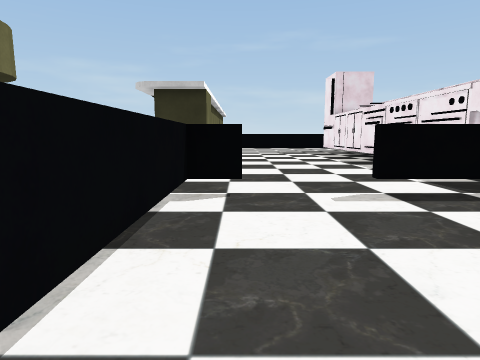
view 1 (above)

24 first-person views from a walk through a Unity game level. The camera is 1.3 m above the floor, tilts 8° down and sees 75° across. The floor is counted in squares, 1 m on a side. Each view is taken from the middle of a square. On the plan, view 1 faces up. The plan holds only what a view shows up to about 14 squares ahead; the rest is blank. The place goes on beyond the plan. The player is left out. Some animated figures are not drawn. Some surface patterns are stand-ins.

view 2
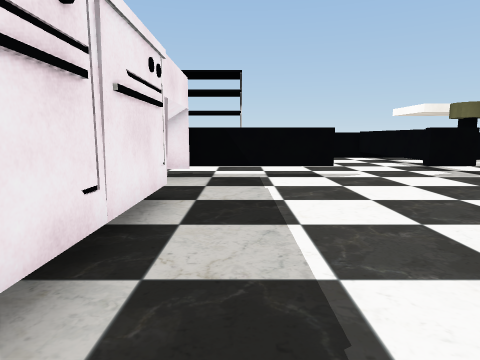

view 3
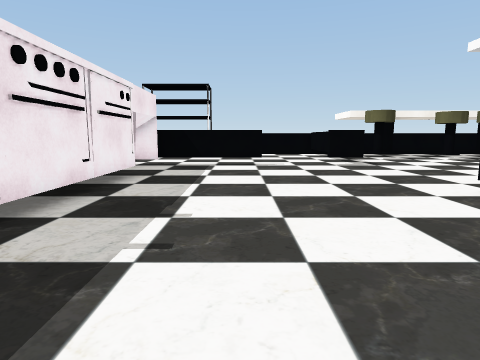

view 4
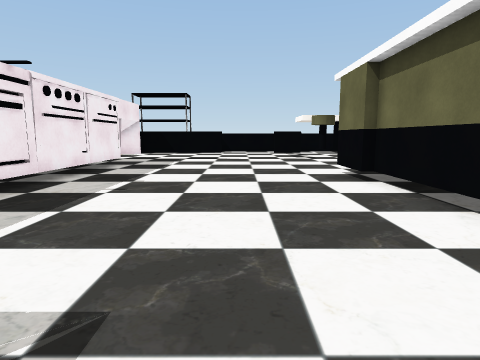

view 5
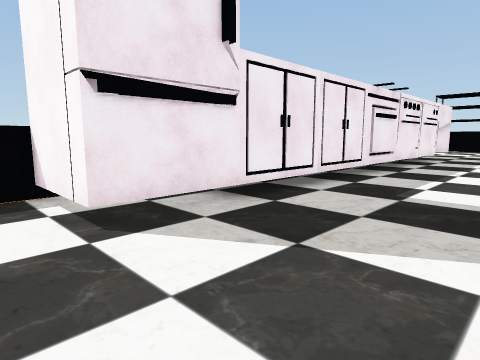

view 6
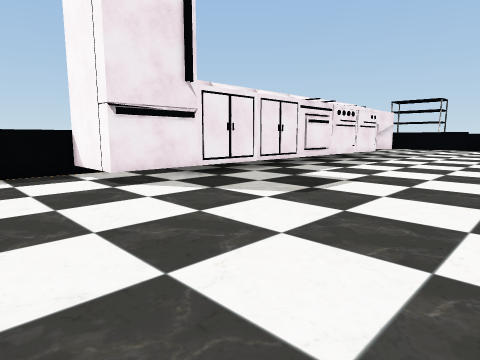

view 7
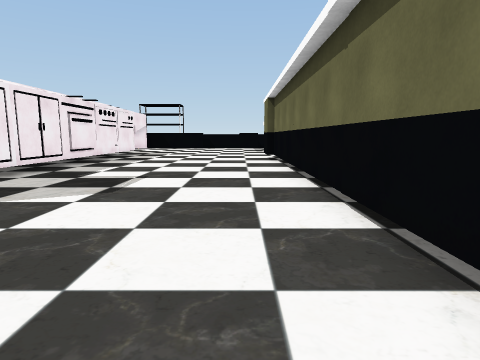

view 8
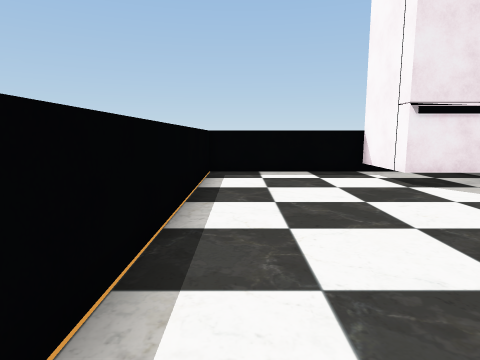

view 9
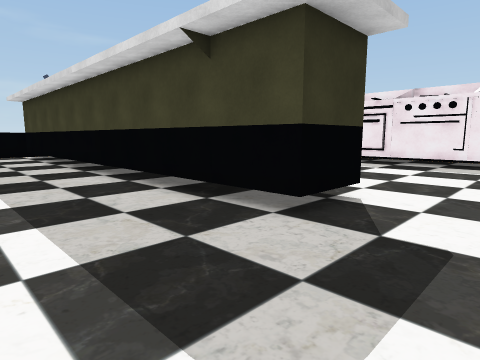

view 10
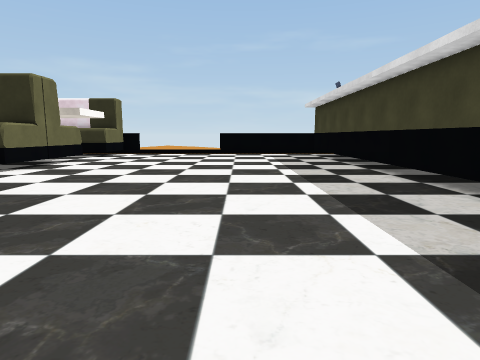

view 11
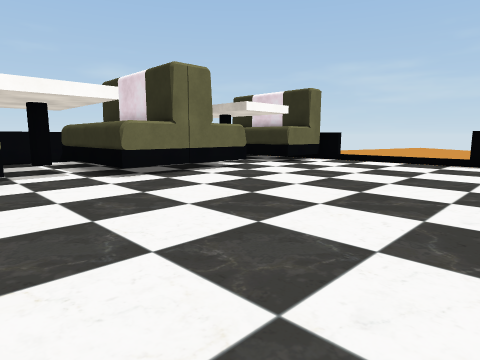

view 12
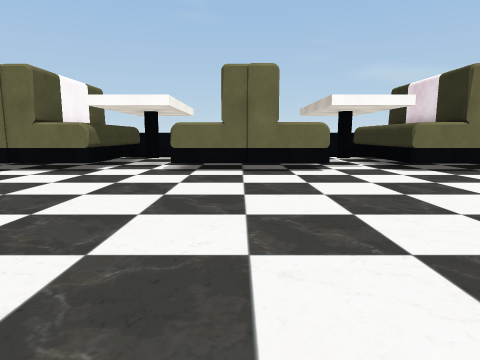

view 13
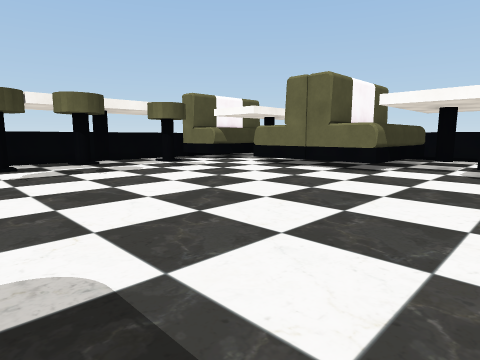

view 14
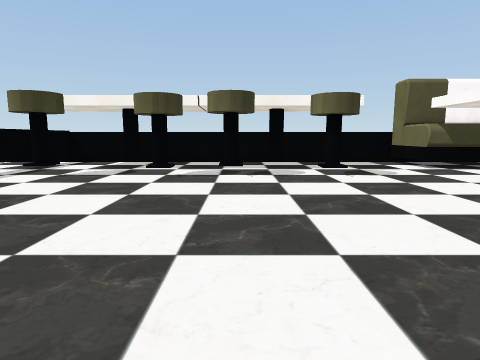

view 15
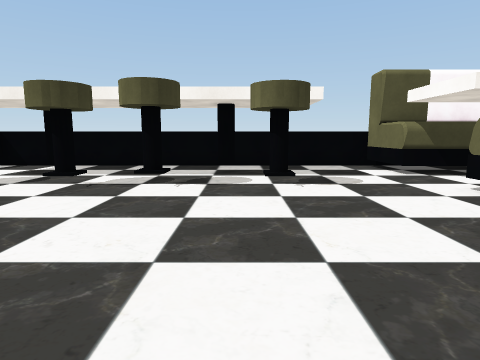

view 16
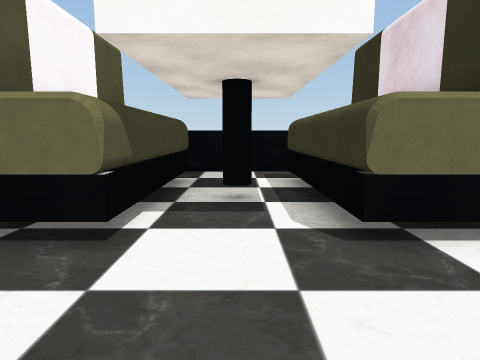

view 17
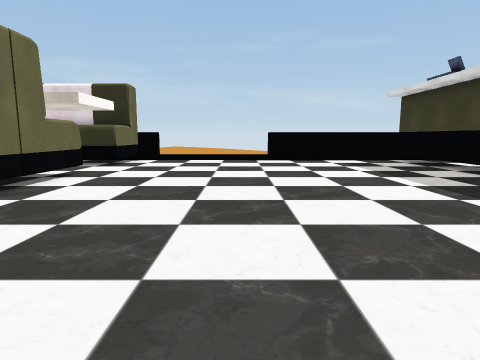

view 18
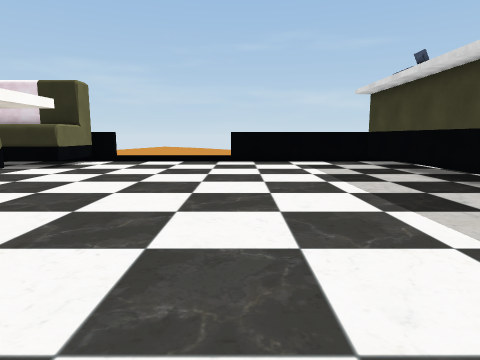

view 19
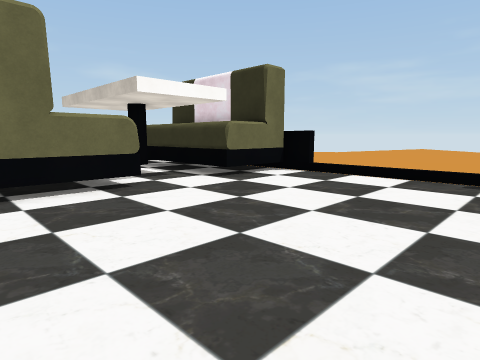

view 20
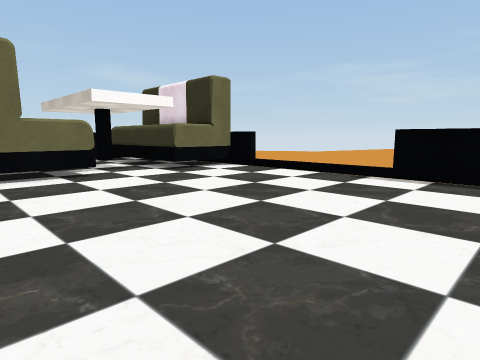

view 21
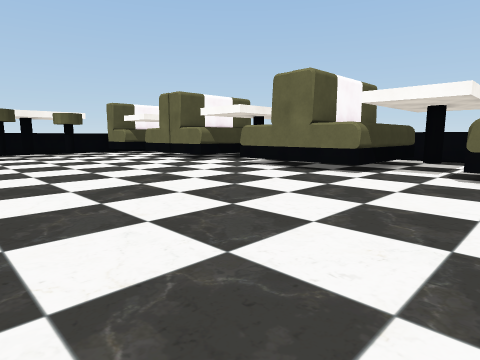

view 22
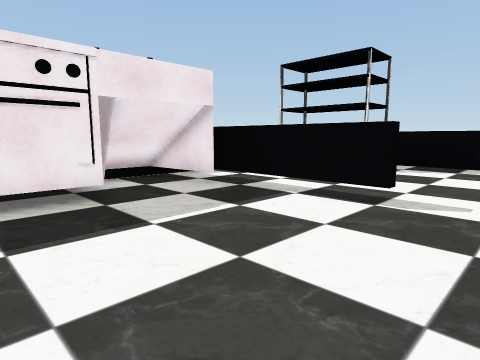

view 23
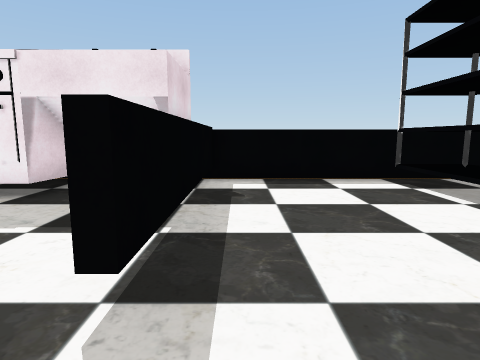

view 24
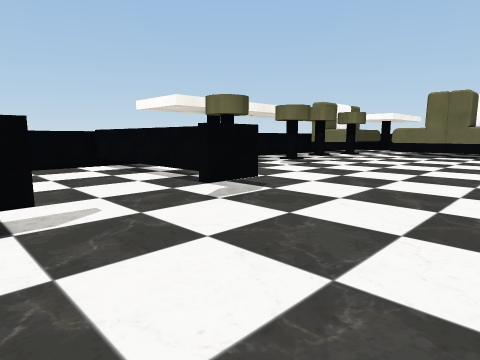

### Floor plan
Key: @ floor where view 1 was taken; # wall or solid block; . floor; ^ raised ledge; v drop or lower ground; T thing the floor can be seen under or through; O other object.
Columns run from 26 left of view 1 to 11 right of it. Each row starts with its distance up from view 1.
 35                             vvvvvvvvvv
 34         # ......           #         v
 33         #..........      ............
 32         ^.............#  . ..........
 31    ^^^^^^.............#  ............
 30     ..................###............#
 29       #...............###............#
 28         #.............O #.........OOOv
 27         #.............###.........O  v
 26         #.............###.........O
 25         #.............###.........#
 24         #.............###.........#
 23         #.............###.........#
 22    ######.............###.........#
 21   ...  ...............###.........#
 20   ....................###.........#
 19     ^^^^^.............###.........#
 18         ^.............###.........#
 17         #.............###.........#
 16         #.............###.........O
 15         #.............###.........#
 14 #..######.............###.........#
 13  .................................#
 12   ................................#
 11  .................................#
 10  ..######.........................OO
  9         #.........................#OOv
  8         #.........................TOOv
  7         #................##...TTTTTT v
  6         #................#...........
  5         #................#...........
  4         .....O..O.OO..OO.#...........
  3        ..................#...........
  2        ..................#...........
  1       ###................ ......O   Ov
  0         #................ @.....OOO Ov
 -1         #................ .. ...
 -2         #                      #

Positions as (right, up) in squares from view 1, and headings:
1: (0, 0), facing up
2: (6, 17), facing down
3: (4, 21), facing down
4: (2, 25), facing down
5: (3, 30), facing down-right
6: (-1, 32), facing down-right
7: (0, 33), facing down
8: (-1, 33), facing right
9: (-8, 11), facing up-right
10: (-9, 11), facing up
11: (-8, 18), facing up-left
12: (-6, 16), facing left
13: (-6, 15), facing down-left
14: (-10, 14), facing down
15: (-12, 12), facing down
16: (-14, 12), facing left
17: (-12, 17), facing up
18: (-10, 18), facing up
19: (-10, 24), facing up-left
20: (-7, 24), facing up-left
21: (-7, 24), facing down-left
22: (1, 13), facing down-right
23: (1, 6), facing right
24: (4, 12), facing down-left
